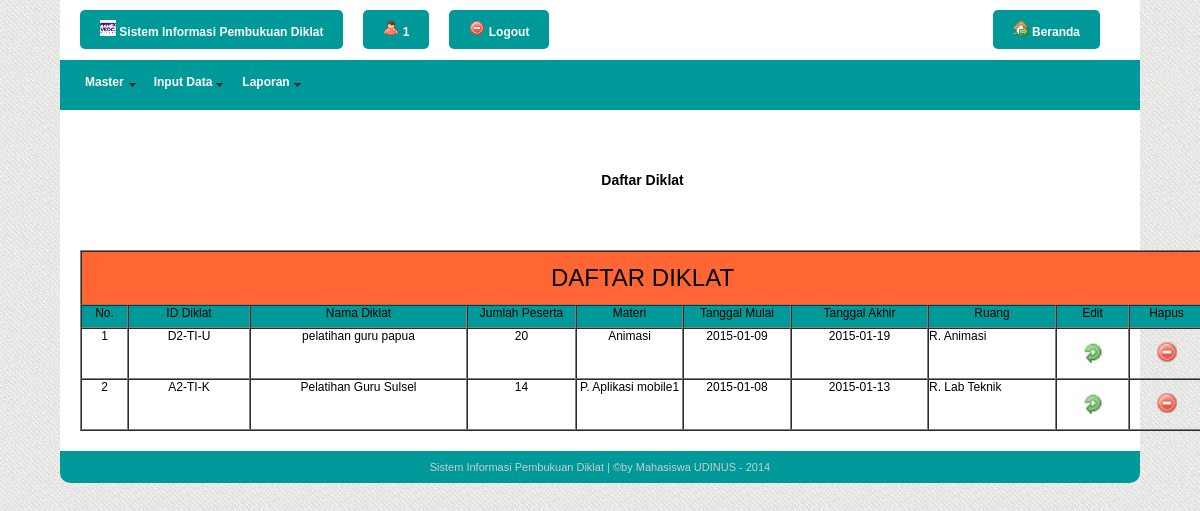
/admin/lihat_diklat.php (signed in), run on the app's committed database.
### tables this page shows
CREATE TABLE `diklat` (
  `id_diklat` varchar(40) DEFAULT NULL,
  `nama_diklat` varchar(40) DEFAULT NULL,
  `jumlah_peserta` int(11) DEFAULT NULL,
  `materi` varchar(40) DEFAULT NULL,
  `tanggal_mulai` date DEFAULT NULL,
  `tanggal_akhir` date DEFAULT NULL,
  `ruang` varchar(40) DEFAULT NULL
);

CREATE TABLE `materi` (
  `id_materi` varchar(20) NOT NULL DEFAULT '',
  `materi` varchar(30) DEFAULT NULL,
  PRIMARY KEY (`id_materi`)
);

CREATE TABLE `ruang` (
  `id_ruang` varchar(20) DEFAULT NULL,
  `nama_ruang` varchar(20) DEFAULT NULL
);

### admin/lihat_diklat.php (the view, shortened to what this page needs)
<!doctype html>
<html>
<head>
<link href="../css/style-admin.css" rel="stylesheet" type="text/css">
<link href="../SpryAssets/SpryMenuBarHorizontal.css" rel="stylesheet" type="text/css">
<?php
$user=$_SESSION["username"];
?>
</head>
<body>
<div id="wrapper">
<header>
	  <div class="akun"><a href="#" title="Update konfigurasi"><img src="../images/Vedc.jpg" width="16" height="16"> Sistem Informasi Pembukuan Diklat</a></div>
	  <div class="akun"><a href="#" title="Update profil"><img src="../images/img/user_red.png" width="16" height="16"> <?php echo $user; ?></a></div>
      <div class="akun"><a href="logout.php" title="Logout disini"><img src="../images/img/delete.png" width="16" height="16"> Logout</a></div>
	  <div class="home"><a href="../index.php" title="Beranda"><img src="../images/img/house_go.png" width="16" height="16"> Beranda</a></div>
  </header>
<nav>
    <ul id="MenuBar1" class="MenuBarHorizontal">
                <li><a href="#" class="MenuBarItemSubmenu">Master</a>
        </li>
<li><a href="#" class="MenuBarItemSubmenu">Input Data</a>
        </li>
		<li><a href="#" class="MenuBarItemSubmenu">Laporan</a>
        </li>
              </ul>
  </nav>
    <div class="konten">
    <table width="1125" border="0" cellpadding="0" cellspacing="0">
    <tr>
    <td width="1125" height="42">&nbsp;</td>
    </tr>
    <tr>
      <td height="24" valign="top"><div align="center" class="style1">Daftar Diklat</div></td>
    </tr>
    <tr>
      <td height="54">&nbsp;</td>
    </tr>
    </table>
    <table width="1125" border="1" cellpadding="0" cellspacing="0">
  <tr>
    <td height="29" colspan="10" valign="top" bgcolor="#FF6633"><div align="center">
      <p><font size="5">DAFTAR DIKLAT</font></p>
    </div></td>
    </tr>
  <tr>
    <td width="45" height="21" valign="top" bgcolor="#009999"><div align="center">No.</div></td>
    <td width="120" valign="top" bgcolor="#009999"><div align="center">ID Diklat</div></td>
    <td width="215" valign="top" bgcolor="#009999"><div align="center">Nama Diklat</div></td>
    <td width="107" valign="top" bgcolor="#009999"><div align="center">Jumlah Peserta</div></td>
    <td width="105" valign="top" bgcolor="#009999"><div align="center">Materi</div></td>
    <td width="106" valign="top" bgcolor="#009999"><div align="center">Tanggal Mulai</div></td>
    <td width="135" valign="top" bgcolor="#009999"><div align="center">Tanggal Akhir</div></td>
    <td width="126" valign="top" bgcolor="#009999"><div align="center">Ruang</div></td>
    <td width="71" valign="top" bgcolor="#009999"><div align="center">Edit</div></td>
    <td width="73" valign="top" bgcolor="#009999"><div align="center">Hapus</div></td>
  </tr>
<?php
$no=0;
$perintah="SELECT diklat.id_diklat, diklat.nama_diklat, diklat.jumlah_peserta, materi.materi, diklat.tanggal_mulai, diklat.tanggal_akhir, ruang.nama_ruang,
DATE_FORMAT(diklat.tanggal_mulai,'%d-%m-%y'),DATE_FORMAT(diklat.tanggal_akhir,'%d-%m-%y')
FROM diklat, materi, ruang WHERE ruang.id_ruang=diklat.ruang AND materi.id_materi=diklat.materi";
$hasil=mysql_query($perintah);
while($brs=mysql_fetch_array($hasil)){
	$no++;
?>
  <tr>
    <td height="21" align="center" valign="top"><?php echo $no; ?></td>
    <td align="center" valign="top"><?php echo $brs[0]; ?></td>
    <td align="center" valign="top"><?php echo $brs[1]; ?></td>
    <td align="center" valign="top"><?php echo $brs[2]; ?></td>
    <td align="center" valign="top"><?php echo $brs[3]; ?></td>
    <td align="center" valign="top"><?php echo $brs[4]; ?></td>
    <td align="center" valign="top"><?php echo $brs[5]; ?></td>
    <td valign="top"><?php echo $brs[6]; ?></td>
    <td valign="top"><a href="editdiklat.php?id_diklat=<?php echo $brs[0];?>"><font face="Geneva, Arial, Helvetica, sans-serif"><center>
      <p><img src="../images/img/update.png" width="22" height="22"></p>
      </center>
    </font></a></td>
    <td valign="top"><a href="hapusidiklat.php?id_diklat=<?php echo $brs[0];?>"><font face="Geneva, Arial, Helvetica, sans-serif"><center>
      <p><img src="../images/img/delete.png" width="22" height="22"></p>
      </center>
    </font></a></td>
  </tr>
  <?php }?>
</table>
  </div>
    <footer>Sistem Informasi Pembukuan Diklat | &copy;by Mahasiswa UDINUS - 2014</footer>
</div>
</body>
</html>

### css/style-admin.css (style rules this page uses)
body { background-image:url(../images/img/bg.jpg); font-size: 12px; font-family:Arial, Helvetica, sans-serif; padding:0; margin:0; }
a, a:visited { text-decoration: none; color:#F00; font-weight:bold; }
#wrapper { width:90%; min-width:900px; max-width: 1366px; background-color: #FFF; margin: auto auto 20px auto; border-radius: 0 0 10px 10px; }
header { height:auto; min-height: 30px; padding:10px 20px; }
header .akun { background-color:#099; color:#fff; padding: 10px 20px; border-radius:5px; float:left; margin-right: 20px; }
header .home { background-color:#099; color:#FFF; padding: 10px 20px; border-radius:5px; float:right; margin-right: 20px; }
header a, header a:visited { color:#FFF; font-weight: bold; }
nav { background-color:#099; color:#fff; height: 50px; padding:0 10px; margin: 10px 0; }
.konten { height:auto; min-height: 200px; padding:10px 20px; }
footer { background-color: #099; color: #CCC; padding: 10px 20px; text-align: center; font-size: 11px; border-radius: 0 0 10px 10px; }

### SpryAssets/SpryMenuBarHorizontal.css (style rules this page uses)
ul.MenuBarHorizontal { margin: 0; padding: 0; list-style-type: none; font-size: 100%; cursor: default; width: auto; }
ul.MenuBarHorizontal li { margin: 0; padding: 0; list-style-type: none; font-size: 100%; position: relative; text-align: left; cursor: pointer; width: auto; float: left; }
ul.MenuBarHorizontal a { display: block; cursor: pointer; background-color: #099; padding: 15px; height:20px; color: #FFF; text-transform:capitalize; font-weight:bold; text-decoration: none; }
ul.MenuBarHorizontal a.MenuBarItemSubmenu { background-image: url(SpryMenuBarDown.gif); background-repeat: no-repeat; background-position: 95% 50%; }

### data on the page
diklat: id_diklat "D2-TI-U", nama_diklat "pelatihan guru papua", jumlah_peserta "20", materi.materi "Animasi", tanggal_mulai "2015-01-09", tanggal_akhir "2015-01-19", ruang.nama_ruang "R. Animasi"
diklat: id_diklat "A2-TI-K", nama_diklat "Pelatihan Guru Sulsel", jumlah_peserta "14", materi.materi "P. Aplikasi mobile1", tanggal_mulai "2015-01-08", tanggal_akhir "2015-01-13", ruang.nama_ruang "R. Lab Teknik"

### other printed values
$user "1"
